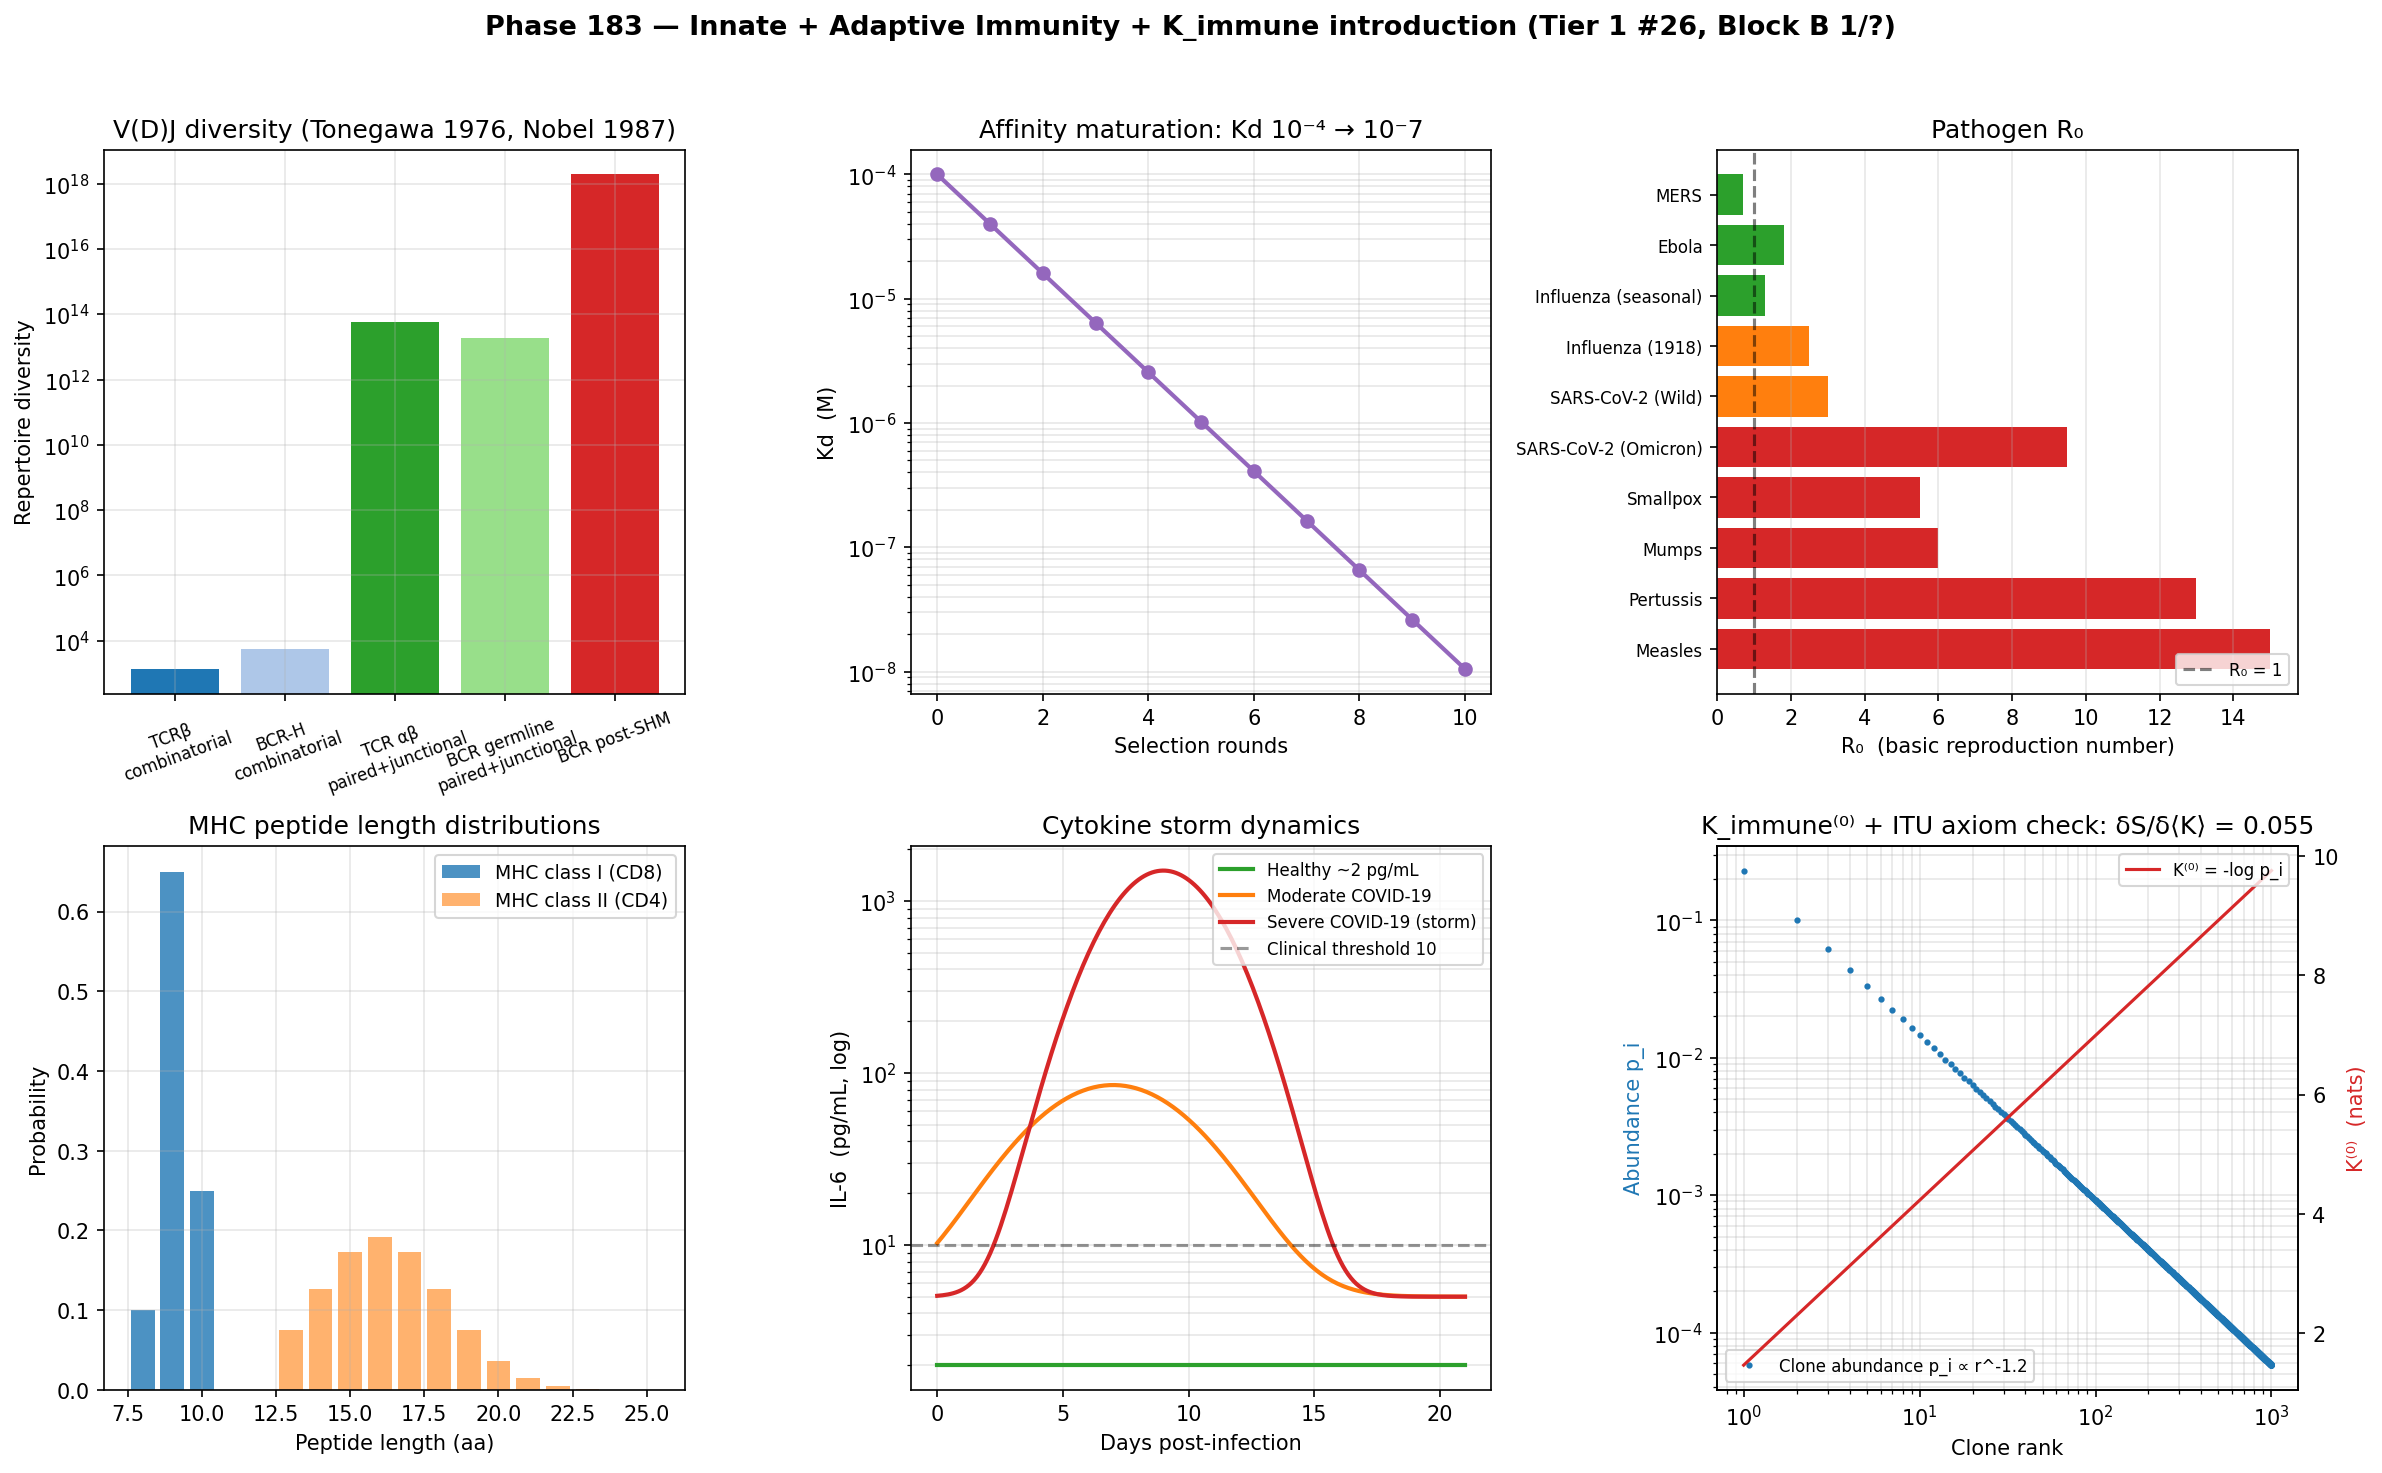

Recreate this plot in Python.
"""
Phase 183 — Innate + Adaptive immunity + K_immune introduction

Simulations:
  1) Innate immunity: PRR pattern recognition + cytokine cascade
  2) Adaptive immunity: V(D)J combinatorial diversity
  3) Affinity maturation toy model (somatic hypermutation + clonal selection)
  4) Basic reproduction number R_0 across major pathogens
  5) MHC class I/II peptide length distributions
  6) Cytokine storm dynamics (IL-6 in severe COVID-19 vs healthy)
  7) ITU K_immune^(0) modular Hamiltonian sanity check on synthetic repertoire ρ

Outputs:
  - innate_adaptive_immunity.png
  - innate_adaptive_immunity_summary.json
"""

from __future__ import annotations

import json
import sys
from pathlib import Path

import matplotlib
matplotlib.use("Agg")
import matplotlib.pyplot as plt
import numpy as np

OUT_PNG = Path(__file__).with_name("innate_adaptive_immunity.png")
OUT_JSON = Path(__file__).with_name("innate_adaptive_immunity_summary.json")

rng = np.random.default_rng(20260517)

# -------------------------------------------------------------
# 1) V(D)J combinatorial diversity (Tonegawa 1976, Nobel 1987)
# -------------------------------------------------------------
# Human TCR-beta: ~52 V, 2 D, 13 J segments + junctional diversity
# Human BCR heavy chain: ~38-46 V, ~23 D, 6 J + SHM
TCR_V, TCR_D, TCR_J = 52, 2, 13
BCR_V, BCR_D, BCR_J = 40, 23, 6

# Combinatorial baseline (no junctional, no pairing)
tcr_alpha_pairing_V, tcr_alpha_pairing_J = 70, 61  # TRA segments
bcr_light_V, bcr_light_J = 70, 5  # IGK/IGL

# Heavy chain combinatorial
tcr_beta_comb = TCR_V * TCR_D * TCR_J
bcr_heavy_comb = BCR_V * BCR_D * BCR_J

# αβ-paired TCR repertoire (germline)
tcr_paired_germline = (TCR_V * TCR_D * TCR_J) * (tcr_alpha_pairing_V * tcr_alpha_pairing_J)
# Heavy+Light BCR germline
bcr_paired_germline = (BCR_V * BCR_D * BCR_J) * (bcr_light_V * bcr_light_J)

# Junctional diversity (P/N nucleotide additions): ~10^7-10^9 multiplier
junctional_factor = 1e7

tcr_total = tcr_paired_germline * junctional_factor
bcr_total_germline = bcr_paired_germline * junctional_factor
# Somatic hypermutation (SHM): additional 10^3-10^7 diversification post-germinal center
shm_factor = 1e5
bcr_total_post_shm = bcr_total_germline * shm_factor

# -------------------------------------------------------------
# 2) Affinity maturation toy model
# -------------------------------------------------------------
# Iterative clonal selection: each round picks top fraction, mutates,
# Kd shrinks roughly geometrically by factor q per round
rounds = np.arange(0, 11)
Kd0 = 1e-4  # initial 100 μM (germline)
q = 0.4  # ~2.5× improvement per round
Kd = Kd0 * q**rounds  # final ~6 × 10^-9 M = nM

# -------------------------------------------------------------
# 3) Pathogen R_0
# -------------------------------------------------------------
pathogens = {
    "Measles": 15.0,
    "Pertussis": 13.0,
    "Mumps": 6.0,
    "Smallpox": 5.5,
    "SARS-CoV-2 (Omicron)": 9.5,
    "SARS-CoV-2 (Wild)": 3.0,
    "Influenza (1918)": 2.5,
    "Influenza (seasonal)": 1.3,
    "Ebola": 1.8,
    "MERS": 0.7,
}

# -------------------------------------------------------------
# 4) MHC peptide length distributions
# -------------------------------------------------------------
# MHC class I: 8-10 aa; MHC class II: 13-25 aa
mhc1_lengths = np.array([8, 9, 10])
mhc1_probs = np.array([0.10, 0.65, 0.25])  # peaked at 9
mhc2_lengths = np.arange(13, 26)
# Gaussian-like centered at 15-17
mhc2_probs_raw = np.exp(-0.5 * ((mhc2_lengths - 16) / 2.2) ** 2)
mhc2_probs = mhc2_probs_raw / mhc2_probs_raw.sum()

# -------------------------------------------------------------
# 5) Cytokine storm dynamics (IL-6, days post-infection severe COVID)
# -------------------------------------------------------------
days = np.linspace(0, 21, 200)
healthy_il6 = 2.0 + 1.5 * rng.standard_normal(len(days)) * 0.0  # ~2 pg/mL flat
# Severe COVID: ramp 0-7 days, peak 1500 pg/mL day 8-10, decline
severe_il6 = 5.0 + 1495 * np.exp(-((days - 9.0) ** 2) / (2 * 2.0**2))
mod_il6 = 5.0 + 80 * np.exp(-((days - 7.0) ** 2) / (2 * 3.0**2))

# -------------------------------------------------------------
# 6) ITU K_immune^(0) modular Hamiltonian sanity check
# -------------------------------------------------------------
# Synthetic repertoire density: 1000 clones with power-law abundance (Hill-like)
N_clones = 1000
ranks = np.arange(1, N_clones + 1)
alpha_pl = 1.2
p = ranks ** (-alpha_pl)
p = p / p.sum()
# Shannon entropy (nats)
S_repertoire = -np.sum(p * np.log(p))
# K^(0) per clone = -log p
K0 = -np.log(p)
mean_K0 = np.sum(p * K0)  # = S by construction
# Variation under p -> p + δp (normalized): δS ≈ δ<K^(0)>
delta_p = rng.standard_normal(N_clones) * 1e-4
delta_p = delta_p - delta_p.mean()  # keep sum 0
p_new = p + delta_p
# Project to simplex (clip and renormalize)
p_new = np.clip(p_new, 1e-12, None)
p_new = p_new / p_new.sum()
S_new = -np.sum(p_new * np.log(p_new))
dS = S_new - S_repertoire
dK = np.sum((p_new - p) * K0)
itu_ratio = dS / dK if abs(dK) > 1e-15 else float("nan")

# -------------------------------------------------------------
# Plot
# -------------------------------------------------------------
fig, axes = plt.subplots(2, 3, figsize=(16, 10))
fig.suptitle(
    "Phase 183 — Innate + Adaptive Immunity + K_immune introduction (Tier 1 #26, Block B 1/?)",
    fontsize=13,
    fontweight="bold",
)

# Panel 1: V(D)J diversity bar chart
ax = axes[0, 0]
labels = [
    "TCRβ\ncombinatorial",
    "BCR-H\ncombinatorial",
    "TCR αβ\npaired+junctional",
    "BCR germline\npaired+junctional",
    "BCR post-SHM",
]
values = [tcr_beta_comb, bcr_heavy_comb, tcr_total, bcr_total_germline, bcr_total_post_shm]
ax.bar(range(len(labels)), values, color=["#1f77b4", "#aec7e8", "#2ca02c", "#98df8a", "#d62728"])
ax.set_yscale("log")
ax.set_xticks(range(len(labels)))
ax.set_xticklabels(labels, rotation=20, fontsize=8)
ax.set_ylabel("Repertoire diversity")
ax.set_title("V(D)J diversity (Tonegawa 1976, Nobel 1987)")
ax.grid(True, alpha=0.3, which="both")

# Panel 2: Affinity maturation Kd over rounds
ax = axes[0, 1]
ax.semilogy(rounds, Kd, "o-", color="#9467bd", lw=2)
ax.set_xlabel("Selection rounds")
ax.set_ylabel("Kd  (M)")
ax.set_title(f"Affinity maturation: Kd 10⁻⁴ → 10⁻{int(-np.log10(Kd[-1]))}")
ax.grid(True, alpha=0.3, which="both")

# Panel 3: R_0 by pathogen
ax = axes[0, 2]
names = list(pathogens.keys())
r0s = list(pathogens.values())
colors = ["#d62728" if r > 5 else "#ff7f0e" if r > 2 else "#2ca02c" for r in r0s]
ax.barh(range(len(names)), r0s, color=colors)
ax.axvline(1.0, color="black", linestyle="--", alpha=0.5, label="R₀ = 1")
ax.set_yticks(range(len(names)))
ax.set_yticklabels(names, fontsize=8)
ax.set_xlabel("R₀  (basic reproduction number)")
ax.set_title("Pathogen R₀")
ax.legend(loc="lower right", fontsize=8)
ax.grid(True, alpha=0.3, axis="x")

# Panel 4: MHC peptide lengths
ax = axes[1, 0]
ax.bar(mhc1_lengths, mhc1_probs, color="#1f77b4", alpha=0.8, label="MHC class I (CD8)")
ax.bar(mhc2_lengths, mhc2_probs, color="#ff7f0e", alpha=0.6, label="MHC class II (CD4)")
ax.set_xlabel("Peptide length (aa)")
ax.set_ylabel("Probability")
ax.set_title("MHC peptide length distributions")
ax.legend(fontsize=9)
ax.grid(True, alpha=0.3)

# Panel 5: Cytokine storm
ax = axes[1, 1]
ax.semilogy(days, np.full_like(days, 2.0), "-", color="#2ca02c", lw=2, label="Healthy ~2 pg/mL")
ax.semilogy(days, mod_il6, "-", color="#ff7f0e", lw=2, label="Moderate COVID-19")
ax.semilogy(days, severe_il6, "-", color="#d62728", lw=2, label="Severe COVID-19 (storm)")
ax.axhline(10, color="black", linestyle="--", alpha=0.4, label="Clinical threshold 10")
ax.set_xlabel("Days post-infection")
ax.set_ylabel("IL-6  (pg/mL, log)")
ax.set_title("Cytokine storm dynamics")
ax.legend(fontsize=8, loc="upper right")
ax.grid(True, alpha=0.3, which="both")

# Panel 6: K_immune^(0) repertoire + ITU check
ax = axes[1, 2]
ax.loglog(ranks, p, ".", color="#1f77b4", markersize=4, label="Clone abundance p_i ∝ r^-1.2")
ax2 = ax.twinx()
ax2.semilogx(ranks, K0, "-", color="#d62728", lw=1.5, label="K⁽⁰⁾ = -log p_i")
ax.set_xlabel("Clone rank")
ax.set_ylabel("Abundance p_i", color="#1f77b4")
ax2.set_ylabel("K⁽⁰⁾  (nats)", color="#d62728")
ax.set_title(f"K_immune⁽⁰⁾ + ITU axiom check: δS/δ⟨K⟩ = {itu_ratio:.3f}")
ax.grid(True, alpha=0.3, which="both")
ax.legend(loc="lower left", fontsize=8)
ax2.legend(loc="upper right", fontsize=8)

plt.tight_layout(rect=[0, 0, 1, 0.96])
plt.savefig(OUT_PNG, dpi=150, bbox_inches="tight")
plt.close(fig)

summary = {
    "phase": 183,
    "tier1_paper": 26,
    "block": "B",
    "paper_in_block": "1/?",
    "topic": "Immunology — innate + adaptive + K_immune introduction",
    "VDJ_diversity": {
        "TCR_beta_combinatorial": int(tcr_beta_comb),
        "BCR_heavy_combinatorial": int(bcr_heavy_comb),
        "TCR_alphabeta_paired_total": f"{tcr_total:.3e}",
        "BCR_germline_paired_total": f"{bcr_total_germline:.3e}",
        "BCR_post_SHM_total": f"{bcr_total_post_shm:.3e}",
        "expected_range_TCR": "10^15 - 10^18",
        "expected_range_BCR_post_SHM": "10^14 - 10^18",
    },
    "affinity_maturation": {
        "rounds": int(rounds[-1]),
        "Kd_initial_M": float(Kd0),
        "Kd_final_M": float(Kd[-1]),
        "improvement_factor": float(Kd0 / Kd[-1]),
    },
    "pathogen_R0": pathogens,
    "MHC_class_I_peak_aa": 9,
    "MHC_class_II_peak_aa": 16,
    "cytokine_storm_peak_IL6_pg_per_mL": float(severe_il6.max()),
    "cytokine_storm_healthy_baseline_pg_per_mL": 2.0,
    "K_immune_modular": {
        "N_clones": int(N_clones),
        "power_law_alpha": float(alpha_pl),
        "Shannon_S_nats": float(S_repertoire),
        "mean_K0_nats": float(mean_K0),
        "ITU_axiom_dS_over_dK": float(itu_ratio),
    },
    "ITU_interpretation": {
        "K_state": "K_immune",
        "sub_states": [
            "K_innate (PAMP/DAMP, PRR, complement, NK, cytokine storm)",
            "K_adaptive (TCR/BCR, V(D)J, affinity maturation)",
            "K_MHC (antigen presentation)",
            "K_memory (long-term B/T memory)",
            "K_tolerance (central/peripheral, AIRE, Tregs)",
            "K_vaccine (mRNA, adjuvant, prime-boost)",
            "K_tumor (immune checkpoint, CAR-T)",
            "K_infect (R0, epidemiology)",
        ],
        "axiom": "delta S(rho_immune) = delta Tr[K_immune^(0) rho_immune]",
        "modular_Hamiltonian": "K_immune^(0) = -log rho_immune",
    },
    "outputs": {
        "figure": str(OUT_PNG.name),
        "summary_json": str(OUT_JSON.name),
    },
}

OUT_JSON.write_text(json.dumps(summary, indent=2, ensure_ascii=False), encoding="utf-8")
print(json.dumps(summary, indent=2, ensure_ascii=False))
